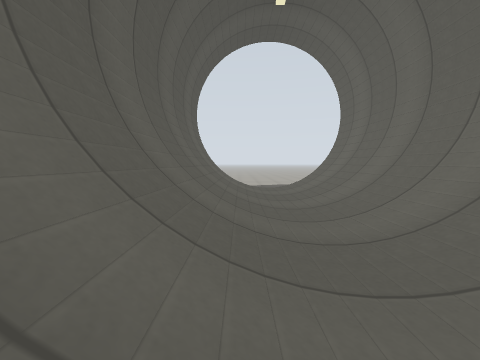
View 1 (above)

14 first-person views from a walk through a world built for the Gazebo simulator. The camera is 0.66 m above the floor, tilts 4° down and sees 90° across. The floor is counted in squares, 1 m on a side. Each view is taken from the middle of a square. On the plan, view 1 faces up. The plan holds only what a view shows up to about 9 squares ahead; the rest is blank. Gazebo's built-in surfaces are drawn with simple patterns.

View 2
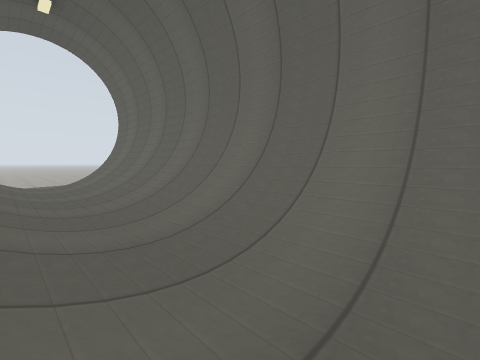

View 3
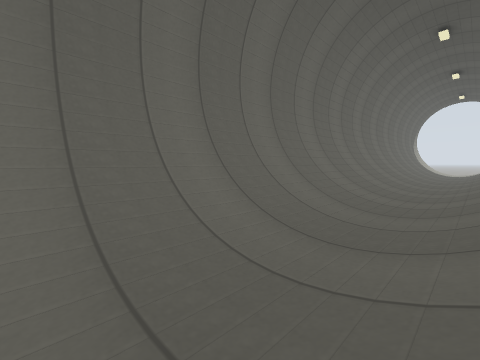

View 4
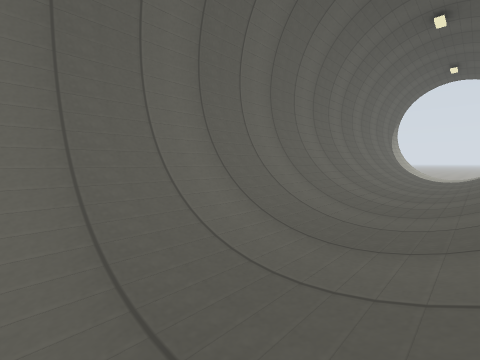

View 5
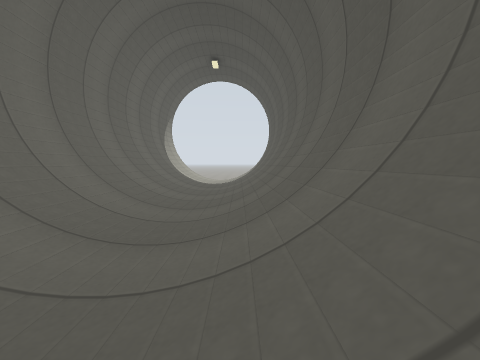

View 6
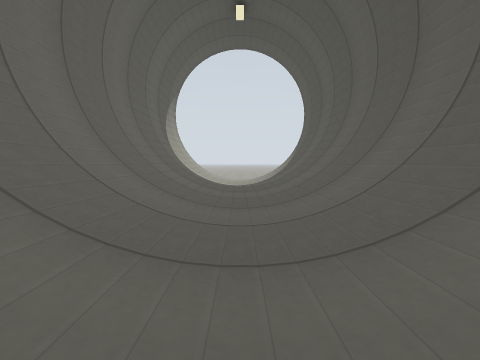

View 7
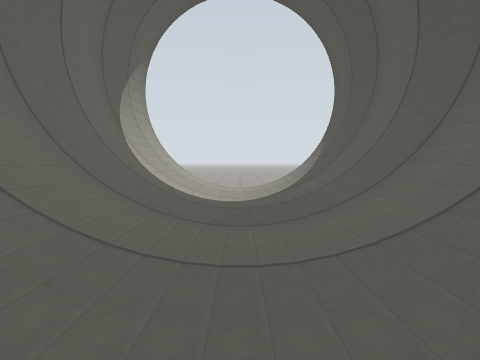

View 8
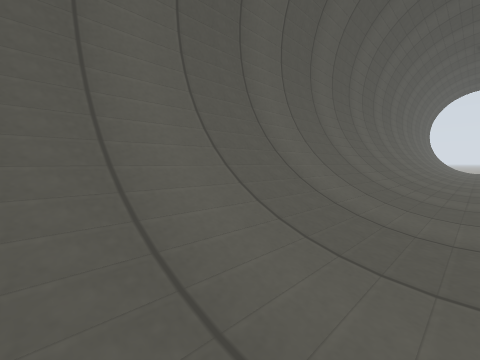

View 9
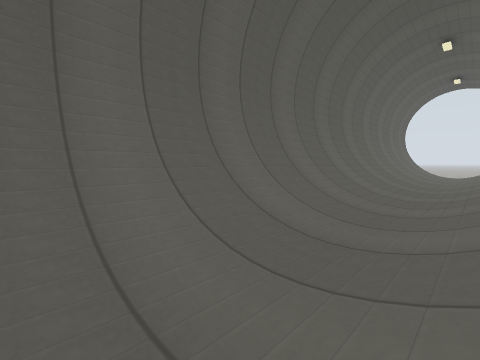

View 10
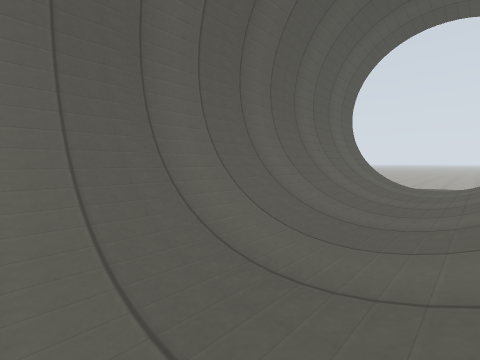

View 11
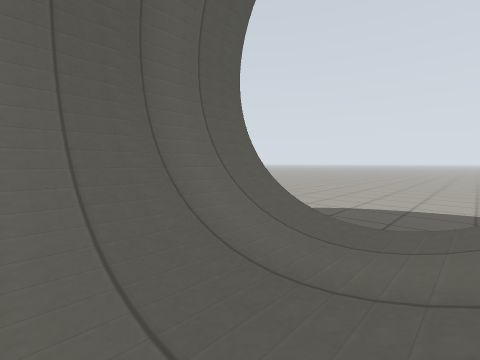

View 12
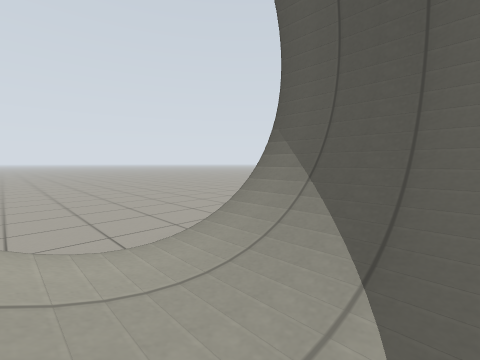

View 13
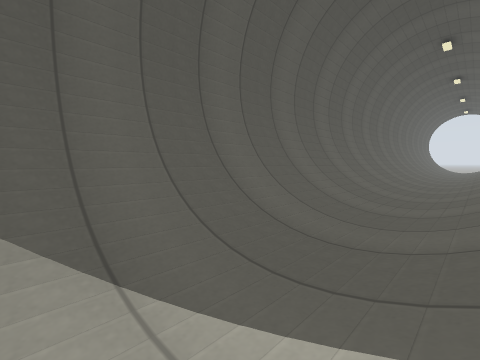

View 14
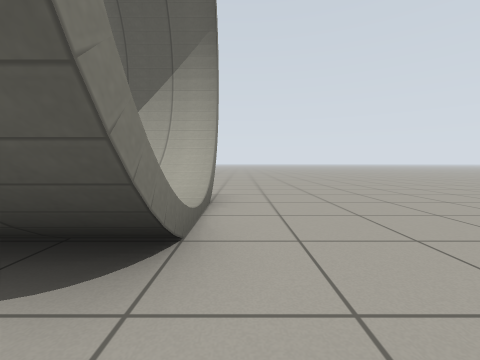

### Floor plan
Key: @ floor where view 1 was taken; # wall or solid block; . main floor; - floor 0.15 m lower than the main floor; / step, stairs or slope.
Columns run from 2 left of view 1 to 5 right of it. Each row starts with its distance up from view 1.
 10   --
  9   --
  8  #/./#
  7  #/./#
  6  #/./#
  5  #/./#
  4  #/./#
  3  #/./#
  2  #/./#
  1  #/./#
  0  #@./#
 -1  #/./#
 -2  #/./#
 -3  #/./#
 -4  #/./#
 -5  #/./#
 -6  #/./#
 -7  #/./#
 -8  #/./#
 -9  #/./#
-10  #/./#
-11  #/./#
-12  #/./#
-13  #/./#
-14  #/./#
-15  #/./#
-16  #/./#
-17  #/./#
-18  #/./#
-19  #/./#
-20  #/./#
-21  #/./#--
-22 --------
-23  -------

Positions as (right, up) in squares from view 1, and headings:
1: (0, 0), facing up
2: (0, -2), facing up-right
3: (0, 1), facing down-right
4: (0, -5), facing down-right
5: (0, -9), facing down
6: (1, -12), facing down
7: (1, -15), facing down
8: (1, -12), facing up-left
9: (2, -10), facing up-left
10: (2, -1), facing up-left
11: (2, 5), facing up-left
12: (2, -19), facing down-left
13: (2, -20), facing up-left
14: (-2, -22), facing right
